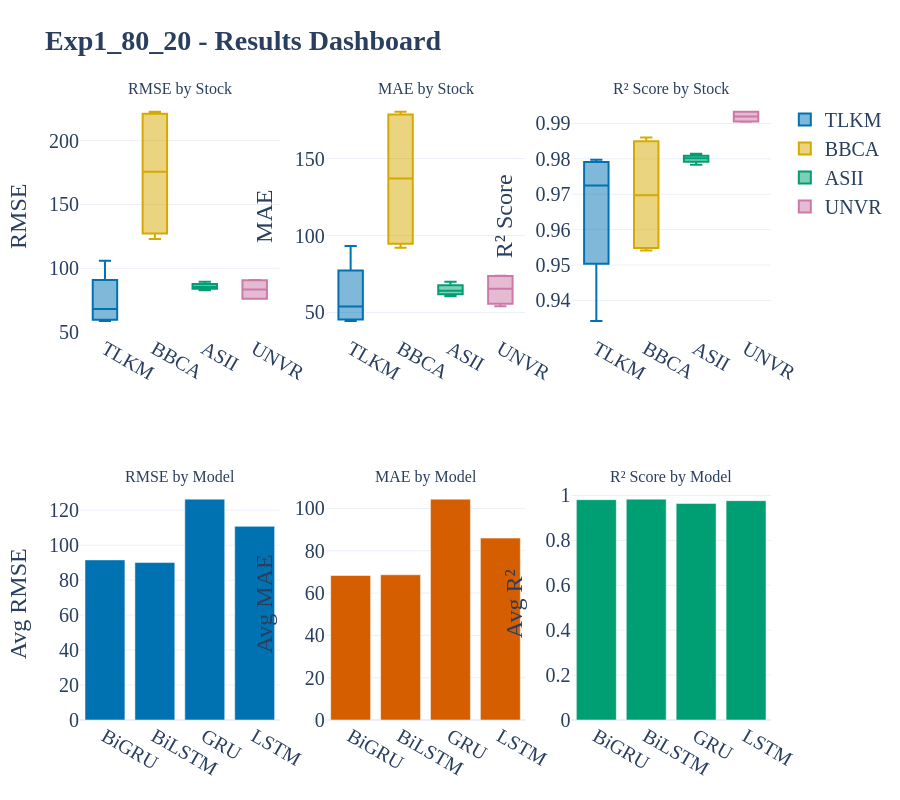
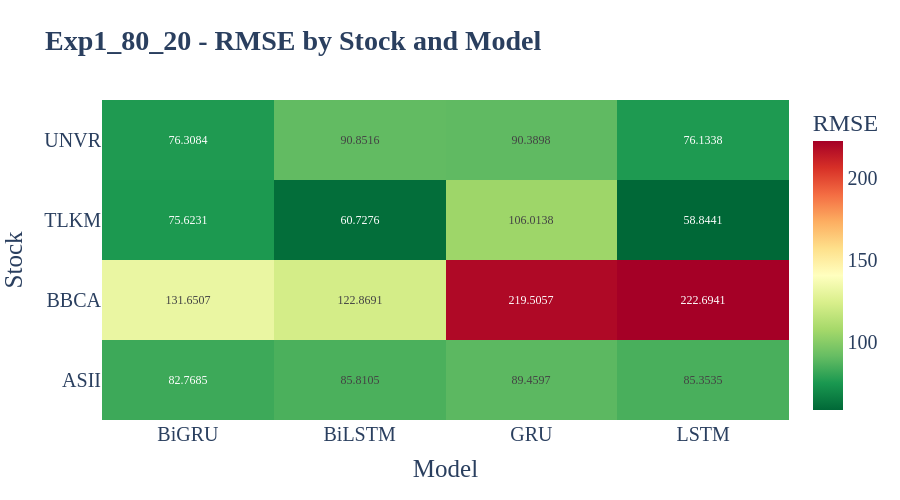
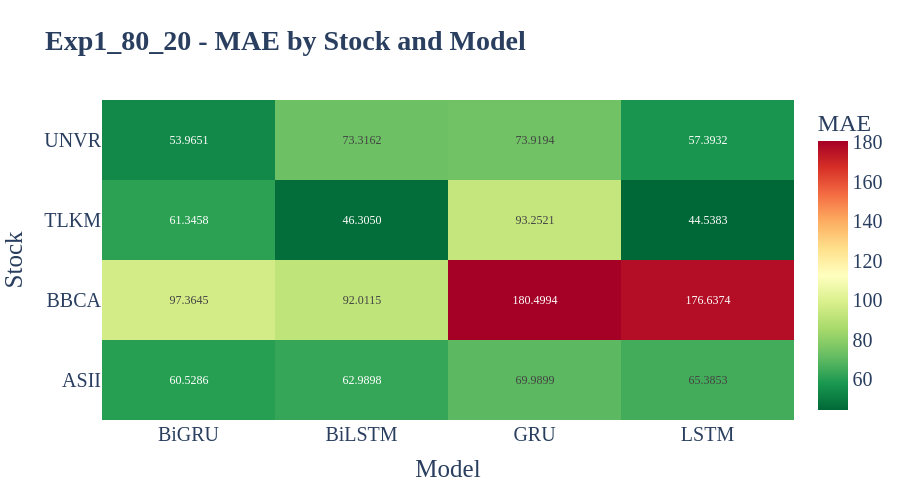
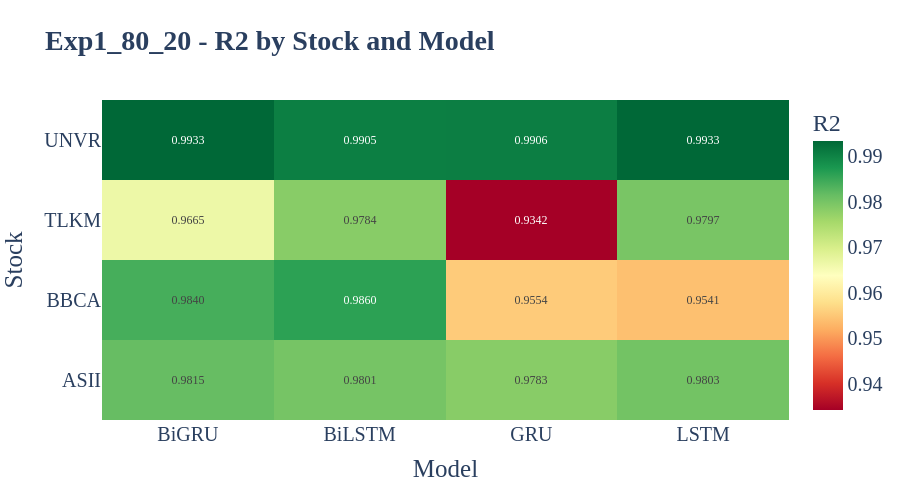

The code cell stored with these charts, in order, in its notebook:
### Markdown cell above
## Interactive Prediction Visualization (Plotly)
Zoom in, pan, and explore the price predictions with hover details.

### Code cell
# ============================================================
# INTERACTIVE RESULTS VISUALIZATIONS
# ============================================================

print("Generating interactive results visualizations...\n")

# 1. Interactive Results Dashboard
print("1. Generating Results Dashboard...")
fig1, html1 = create_interactive_results_dashboard_exp1(
    results_df, EXP_LABEL, save_dir=f'figures/{EXP_LABEL}'
)
print(f"   ✓ Saved: {html1}")
fig1.show()

print()

# 2. Interactive Heatmaps for each metric
print("2. Generating Interactive Heatmaps...")
for metric in ['RMSE', 'MAE', 'R2', 'MAPE (%)']:
    try:
        fig, html = create_interactive_metrics_heatmap_exp1(
            results_df, metric, EXP_LABEL, save_dir=f'figures/{EXP_LABEL}'
        )
        print(f"   ✓ {metric} heatmap: {html}")
        fig.show()
    except Exception as e:
        print(f"   ⚠ Skipping {metric}: {str(e)}")

print()

# 3. Metrics Comparison Chart
print("3. Generating Metrics Comparison Chart...")
fig3, html3 = create_interactive_metrics_comparison(
    results_df, EXP_LABEL, save_dir=f'figures/{EXP_LABEL}',
    metrics=['RMSE', 'MAE', 'R2']
)
print(f"   ✓ Saved: {html3}")
fig3.show()

print()

# 4. Model Radar Chart
print("4. Generating Model Radar Chart...")
fig4, html4 = create_interactive_model_radar_chart(
    results_df, EXP_LABEL, save_dir=f'figures/{EXP_LABEL}'
)
print(f"   ✓ Saved: {html4}")
fig4.show()

print("\n✓ All interactive results visualizations generated successfully!")

### Figure 1 — Plotly figure (JSON) as saved in the notebook; plotly's stock layout.template omitted (floating-point values rounded to 4 significant figures)
{"data": [{"marker": {"color": "#0072B2"}, "name": "TLKM", "type": "box", "xaxis": "x", "y": [60.73, 75.62, 58.84, 106.0], "yaxis": "y"}, {"marker": {"color": "#0072B2"}, "name": "TLKM", "showlegend": false, "type": "box", "xaxis": "x2", "y": [46.3, 61.35, 44.54, 93.25], "yaxis": "y2"}, {"marker": {"color": "#0072B2"}, "name": "TLKM", "showlegend": false, "type": "box", "xaxis": "x3", "y": [0.9784, 0.9665, 0.9797, 0.9342], "yaxis": "y3"}, {"marker": {"color": "#D5AA00"}, "name": "BBCA", "type": "box", "xaxis": "x", "y": [122.9, 131.7, 222.7, 219.5], "yaxis": "y"}, {"marker": {"color": "#D5AA00"}, "name": "BBCA", "showlegend": false, "type": "box", "xaxis": "x2", "y": [92.01, 97.36, 176.6, 180.5], "yaxis": "y2"}, {"marker": {"color": "#D5AA00"}, "name": "BBCA", "showlegend": false, "type": "box", "xaxis": "x3", "y": [0.986, 0.984, 0.9541, 0.9554], "yaxis": "y3"}, {"marker": {"color": "#009E73"}, "name": "ASII", "type": "box", "xaxis": "x", "y": [85.81, 82.77, 85.35, 89.46], "yaxis": "y"}, {"marker": {"color": "#009E73"}, "name": "ASII", "showlegend": false, "type": "box", "xaxis": "x2", "y": [62.99, 60.53, 65.39, 69.99], "yaxis": "y2"}, {"marker": {"color": "#009E73"}, "name": "ASII", "showlegend": false, "type": "box", "xaxis": "x3", "y": [0.9801, 0.9815, 0.9803, 0.9783], "yaxis": "y3"}, {"marker": {"color": "#CC79A7"}, "name": "UNVR", "type": "box", "xaxis": "x", "y": [90.85, 76.31, 76.13, 90.39], "yaxis": "y"}, {"marker": {"color": "#CC79A7"}, "name": "UNVR", "showlegend": false, "type": "box", "xaxis": "x2", "y": [73.32, 53.97, 57.39, 73.92], "yaxis": "y2"}, {"marker": {"color": "#CC79A7"}, "name": "UNVR", "showlegend": false, "type": "box", "xaxis": "x3", "y": [0.9905, 0.9933, 0.9933, 0.9906], "yaxis": "y3"}, {"marker": {"color": "#0072B2"}, "name": "RMSE", "showlegend": false, "type": "bar", "x": ["BiGRU", "BiLSTM", "GRU", "LSTM"], "xaxis": "x4", "y": [91.59, 90.06, 126.3, 110.8], "yaxis": "y4"}, {"marker": {"color": "#D55E00"}, "name": "MAE", "showlegend": false, "type": "bar", "x": ["BiGRU", "BiLSTM", "GRU", "LSTM"], "xaxis": "x5", "y": [68.3, 68.66, 104.4, 85.99], "yaxis": "y5"}, {"marker": {"color": "#009E73"}, "name": "R²", "showlegend": false, "type": "bar", "x": ["BiGRU", "BiLSTM", "GRU", "LSTM"], "xaxis": "x6", "y": [0.9813, 0.9838, 0.9646, 0.9769], "yaxis": "y6"}], "layout": {"annotations": [{"font": {"size": 16}, "showarrow": false, "text": "RMSE by Stock", "x": 0.1444, "xanchor": "center", "xref": "paper", "y": 1, "yanchor": "bottom", "yref": "paper"}, {"font": {"size": 16}, "showarrow": false, "text": "MAE by Stock", "x": 0.5, "xanchor": "center", "xref": "paper", "y": 1, "yanchor": "bottom", "yref": "paper"}, {"font": {"size": 16}, "showarrow": false, "text": "R² Score by Stock", "x": 0.8556, "xanchor": "center", "xref": "paper", "y": 1, "yanchor": "bottom", "yref": "paper"}, {"font": {"size": 16}, "showarrow": false, "text": "RMSE by Model", "x": 0.1444, "xanchor": "center", "xref": "paper", "y": 0.375, "yanchor": "bottom", "yref": "paper"}, {"font": {"size": 16}, "showarrow": false, "text": "MAE by Model", "x": 0.5, "xanchor": "center", "xref": "paper", "y": 0.375, "yanchor": "bottom", "yref": "paper"}, {"font": {"size": 16}, "showarrow": false, "text": "R² Score by Model", "x": 0.8556, "xanchor": "center", "xref": "paper", "y": 0.375, "yanchor": "bottom", "yref": "paper"}], "font": {"family": "Times New Roman", "size": 20}, "height": 800, "showlegend": true, "title": {"text": "<b>Exp1_80_20 - Results Dashboard</b>"}, "xaxis": {"anchor": "y", "domain": [0, 0.2889]}, "xaxis2": {"anchor": "y2", "domain": [0.3556, 0.6444]}, "xaxis3": {"anchor": "y3", "domain": [0.7111, 1]}, "xaxis4": {"anchor": "y4", "domain": [0, 0.2889]}, "xaxis5": {"anchor": "y5", "domain": [0.3556, 0.6444]}, "xaxis6": {"anchor": "y6", "domain": [0.7111, 1]}, "yaxis": {"anchor": "x", "domain": [0.625, 1], "title": {"text": "RMSE"}}, "yaxis2": {"anchor": "x2", "domain": [0.625, 1], "title": {"text": "MAE"}}, "yaxis3": {"anchor": "x3", "domain": [0.625, 1], "title": {"text": "R² Score"}}, "yaxis4": {"anchor": "x4", "domain": [0, 0.375], "title": {"text": "Avg RMSE"}}, "yaxis5": {"anchor": "x5", "domain": [0, 0.375], "title": {"text": "Avg MAE"}}, "yaxis6": {"anchor": "x6", "domain": [0, 0.375], "title": {"text": "Avg R²"}}}}

### Figure 2 — Plotly figure (JSON) as saved in the notebook; plotly's stock layout.template omitted (floating-point values rounded to 4 significant figures)
{"data": [{"colorbar": {"title": {"text": "RMSE"}}, "colorscale": [[0, "rgb(0,104,55)"], [0.1, "rgb(26,152,80)"], [0.2, "rgb(102,189,99)"], [0.3, "rgb(166,217,106)"], [0.4, "rgb(217,239,139)"], [0.5, "rgb(255,255,191)"], [0.6, "rgb(254,224,139)"], [0.7, "rgb(253,174,97)"], [0.8, "rgb(244,109,67)"], [0.9, "rgb(215,48,39)"], [1, "rgb(165,0,38)"]], "hovertemplate": "Stock: %{y}<br>Model: %{x}<br>RMSE: %{z:.4f}<extra></extra>", "text": [[82.77, 85.81, 89.46, 85.35], [131.7, 122.9, 219.5, 222.7], [75.62, 60.73, 106.0, 58.84], [76.31, 90.85, 90.39, 76.13]], "textfont": {"size": 12}, "texttemplate": "%{text:.4f}", "type": "heatmap", "x": ["BiGRU", "BiLSTM", "GRU", "LSTM"], "y": ["ASII", "BBCA", "TLKM", "UNVR"], "z": [[82.77, 85.81, 89.46, 85.35], [131.7, 122.9, 219.5, 222.7], [75.62, 60.73, 106.0, 58.84], [76.31, 90.85, 90.39, 76.13]]}], "layout": {"font": {"family": "Times New Roman", "size": 20}, "height": 500, "title": {"text": "<b>Exp1_80_20 - RMSE by Stock and Model</b>"}, "xaxis": {"title": {"font": {"family": "Times New Roman", "size": 25}, "text": "Model"}}, "yaxis": {"title": {"font": {"family": "Times New Roman", "size": 25}, "text": "Stock"}}}}

### Figure 3 — Plotly figure (JSON) as saved in the notebook; plotly's stock layout.template omitted (floating-point values rounded to 4 significant figures)
{"data": [{"colorbar": {"title": {"text": "MAE"}}, "colorscale": [[0, "rgb(0,104,55)"], [0.1, "rgb(26,152,80)"], [0.2, "rgb(102,189,99)"], [0.3, "rgb(166,217,106)"], [0.4, "rgb(217,239,139)"], [0.5, "rgb(255,255,191)"], [0.6, "rgb(254,224,139)"], [0.7, "rgb(253,174,97)"], [0.8, "rgb(244,109,67)"], [0.9, "rgb(215,48,39)"], [1, "rgb(165,0,38)"]], "hovertemplate": "Stock: %{y}<br>Model: %{x}<br>MAE: %{z:.4f}<extra></extra>", "text": [[60.53, 62.99, 69.99, 65.39], [97.36, 92.01, 180.5, 176.6], [61.35, 46.3, 93.25, 44.54], [53.97, 73.32, 73.92, 57.39]], "textfont": {"size": 12}, "texttemplate": "%{text:.4f}", "type": "heatmap", "x": ["BiGRU", "BiLSTM", "GRU", "LSTM"], "y": ["ASII", "BBCA", "TLKM", "UNVR"], "z": [[60.53, 62.99, 69.99, 65.39], [97.36, 92.01, 180.5, 176.6], [61.35, 46.3, 93.25, 44.54], [53.97, 73.32, 73.92, 57.39]]}], "layout": {"font": {"family": "Times New Roman", "size": 20}, "height": 500, "title": {"text": "<b>Exp1_80_20 - MAE by Stock and Model</b>"}, "xaxis": {"title": {"font": {"family": "Times New Roman", "size": 25}, "text": "Model"}}, "yaxis": {"title": {"font": {"family": "Times New Roman", "size": 25}, "text": "Stock"}}}}

### Figure 4 — Plotly figure (JSON) as saved in the notebook; plotly's stock layout.template omitted (floating-point values rounded to 4 significant figures)
{"data": [{"colorbar": {"title": {"text": "R2"}}, "colorscale": [[0, "rgb(165,0,38)"], [0.1, "rgb(215,48,39)"], [0.2, "rgb(244,109,67)"], [0.3, "rgb(253,174,97)"], [0.4, "rgb(254,224,139)"], [0.5, "rgb(255,255,191)"], [0.6, "rgb(217,239,139)"], [0.7, "rgb(166,217,106)"], [0.8, "rgb(102,189,99)"], [0.9, "rgb(26,152,80)"], [1, "rgb(0,104,55)"]], "hovertemplate": "Stock: %{y}<br>Model: %{x}<br>R2: %{z:.4f}<extra></extra>", "text": [[0.9815, 0.9801, 0.9783, 0.9803], [0.984, 0.986, 0.9554, 0.9541], [0.9665, 0.9784, 0.9342, 0.9797], [0.9933, 0.9905, 0.9906, 0.9933]], "textfont": {"size": 12}, "texttemplate": "%{text:.4f}", "type": "heatmap", "x": ["BiGRU", "BiLSTM", "GRU", "LSTM"], "y": ["ASII", "BBCA", "TLKM", "UNVR"], "z": [[0.9815, 0.9801, 0.9783, 0.9803], [0.984, 0.986, 0.9554, 0.9541], [0.9665, 0.9784, 0.9342, 0.9797], [0.9933, 0.9905, 0.9906, 0.9933]]}], "layout": {"font": {"family": "Times New Roman", "size": 20}, "height": 500, "title": {"text": "<b>Exp1_80_20 - R2 by Stock and Model</b>"}, "xaxis": {"title": {"font": {"family": "Times New Roman", "size": 25}, "text": "Model"}}, "yaxis": {"title": {"font": {"family": "Times New Roman", "size": 25}, "text": "Stock"}}}}
